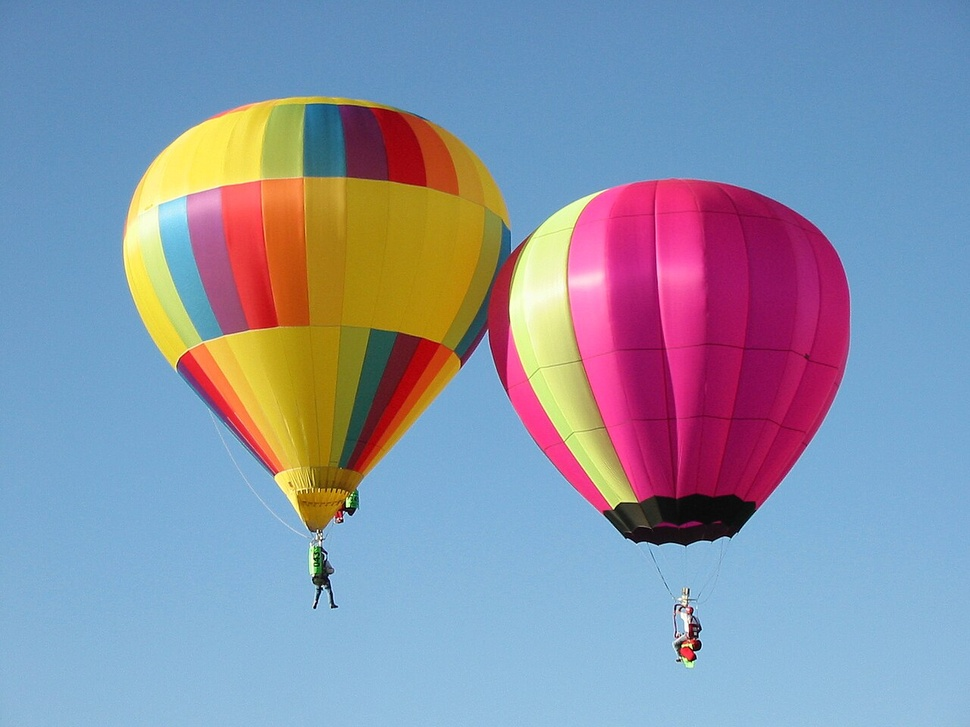
#> input picture Dataset/Cloudhoppers.jpg, 970 x 727 px, shrunk from 1280 x 960 before the run, found by its file name
$ python 'First-Principles Histogram Matching.py'
#> lines starting #> are read from the running program, lines starting #| are printed output that depends on the picture
import cv2
import numpy as np
import matplotlib.pyplot as plt
import os

# =========================================================
# PATHS
# =========================================================

source1_path = r"C:\Users\yoges\Downloads\Cloudhoppers.jpg"
source2_path = r"C:\Users\yoges\Downloads\Cloudhoppers.jpg"

output_folder = r"C:\Users\yoges\Downloads\Histogram_Matching_Outputs"
os.makedirs(output_folder, exist_ok=True)


# =========================================================
# LOAD IMAGE
# =========================================================

reference = cv2.imread(
    source1_path,
    cv2.IMREAD_GRAYSCALE
)
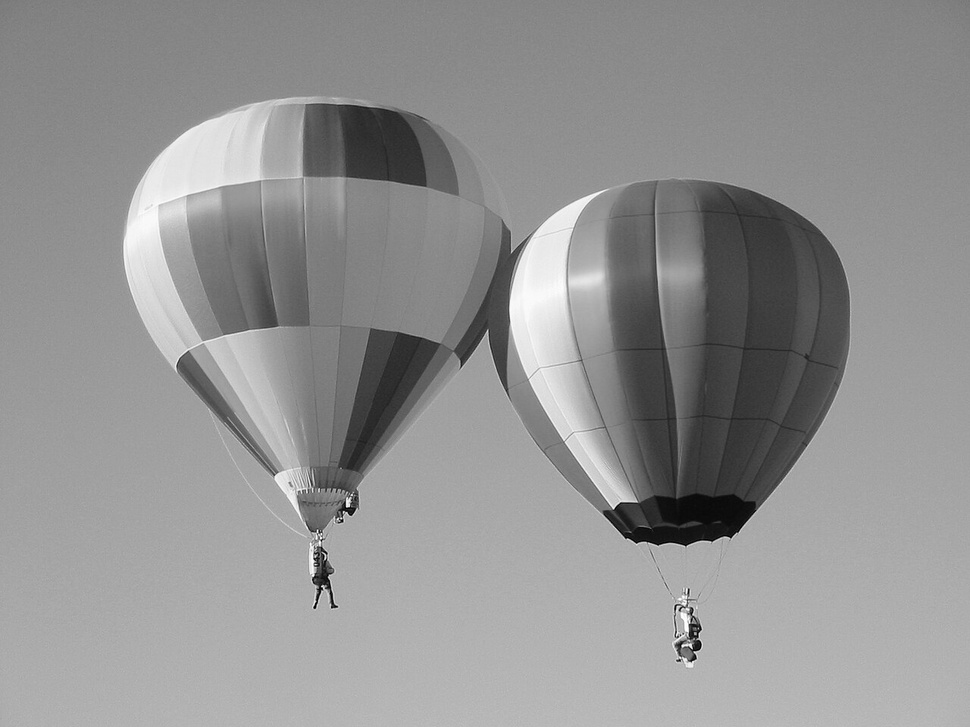
#> reference: shape (727, 970); min 0, max 255, mean 146.2

source1 = cv2.imread(
    source1_path,
    cv2.IMREAD_GRAYSCALE
)

source2 = cv2.imread(
    source2_path,
    cv2.IMREAD_GRAYSCALE
)

if reference is None or source1 is None or source2 is None:
    print("Error loading image!")
    exit()


# =========================================================
# CREATE DIFFERENT EXPOSURES
# =========================================================

# Dark frame
source1 = cv2.convertScaleAbs(
    source1,
    alpha=0.65,
    beta=-30
)
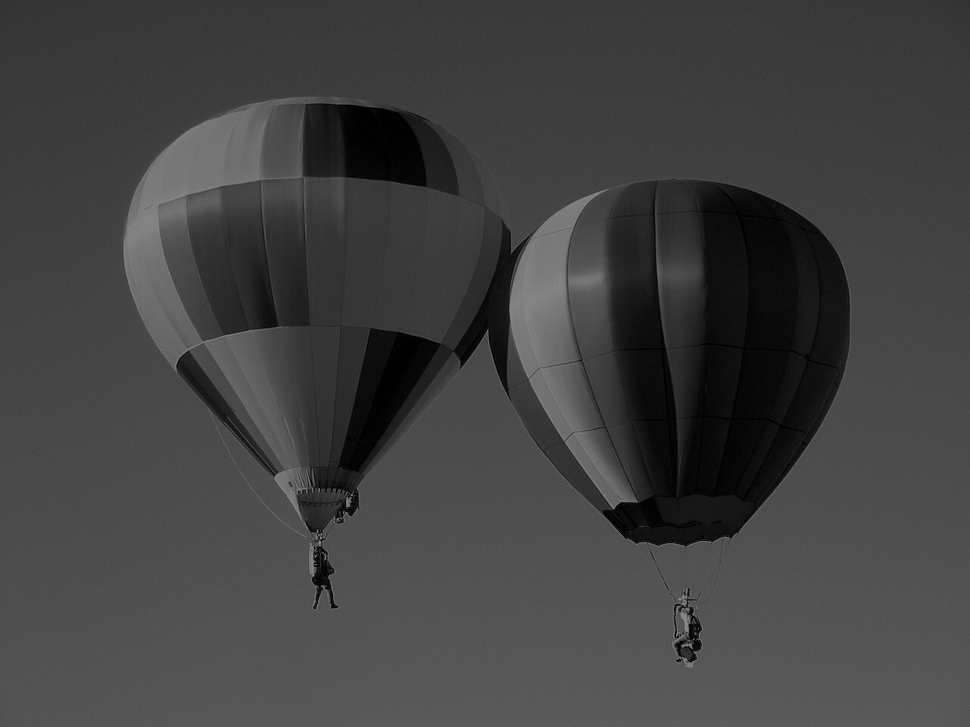
#> source1: shape (727, 970); min 0, max 136, mean 65.3

# Bright frame
source2 = cv2.convertScaleAbs(
    source2,
    alpha=1.25,
    beta=40
)
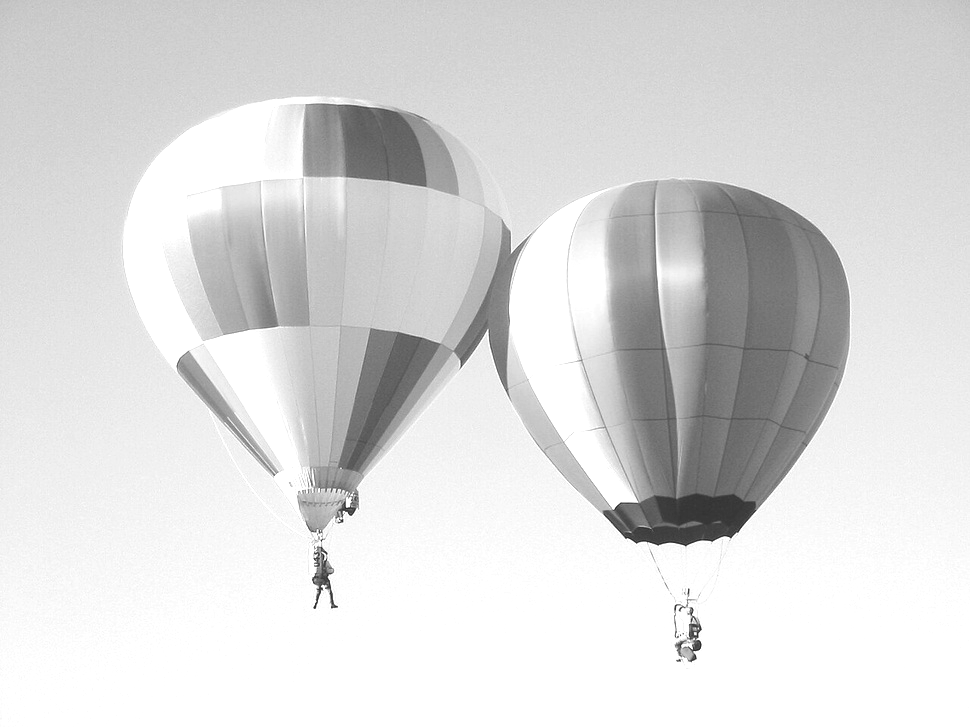
#> source2: shape (727, 970); min 40, max 255, mean 218.6


# =========================================================
# FIRST-PRINCIPLES HISTOGRAM MATCHING
# =========================================================

def histogram_matching(source, reference):

    # Histogram of source
    source_hist = np.bincount(
        source.ravel(),
        minlength=256
    )
#> source_hist = 256 values, max 31562 at index 58, min 0 at index 137, mean 2754.6

    # Histogram of reference
    reference_hist = np.bincount(
        reference.ravel(),
        minlength=256
    )
#> reference_hist = 256 values, max 15875 at index 136, min 12 at index 253, mean 2754.6

    # Normalize histograms
    source_pdf = source_hist / source.size
#> source_pdf = 256 values, max 0.0448 at index 58, min 0 at index 137, mean 0.00391
    reference_pdf = reference_hist / reference.size
#> reference_pdf = 256 values, max 0.0225 at index 136, min 1.7e-05 at index 253, mean 0.00391

    # CDF
    source_cdf = np.cumsum(source_pdf)
#> source_cdf = 256 values from 0.00104 to 1
    reference_cdf = np.cumsum(reference_pdf)
#> reference_cdf = 256 values from 2.98e-05 to 1

    # Mapping
    mapping = np.zeros(256, dtype=np.uint8)

    for source_intensity in range(256):

        source_value = source_cdf[source_intensity]

        # Find reference intensity with closest CDF
        difference = np.abs(
            reference_cdf - source_value
        )

        reference_intensity = np.argmin(
            difference
        )

        mapping[source_intensity] = reference_intensity
#> this loop made 256 passes
#> (source_value, reference_intensity) on passes 1 to 3: (0.00104, 11), (0.00502, 20), (0.00816, 40)
#> after the loop, mapping = 256 values from 11 to 255

    # Apply transformation
    output = mapping[source]

    return output, source_cdf, reference_cdf, mapping


# =========================================================
# MATCH BOTH SOURCES
# =========================================================

matched1, cdf1, ref_cdf, map1 = histogram_matching(
    source1,
    reference
)
#> cdf1 = 256 values from 0.00104 to 1; ref_cdf = 256 values from 2.98e-05 to 1; map1 = 256 values from 11 to 255

matched2, cdf2, ref_cdf, map2 = histogram_matching(
    source2,
    reference
)
#> in histogram_matching (call 2), `source_hist = np.bincount( source.ravel(), minlength=256 )`: source_hist = 256 values, max 175313 at index 255, min 0 at index 0, mean 2754.6
#> in histogram_matching (call 2), `source_pdf = source_hist / source.size`: source_pdf = 256 values, max 0.249 at index 255, min 0 at index 0, mean 0.00391
#> in histogram_matching (call 2), `source_cdf = np.cumsum(source_pdf)`: source_cdf = 256 values from 0 to 1
#> the loop in histogram_matching (call 2), `for source_intensity in range(256): ` made 256 passes
#> (source_value, reference_intensity) on passes 1 to 3: (0, 0), (0, 0), (0, 0)
#> after the loop in histogram_matching (call 2), `for source_intensity in range(256):`: mapping = 256 values from 0 to 255
#> in histogram_matching (call 2), `output = mapping[source]`:
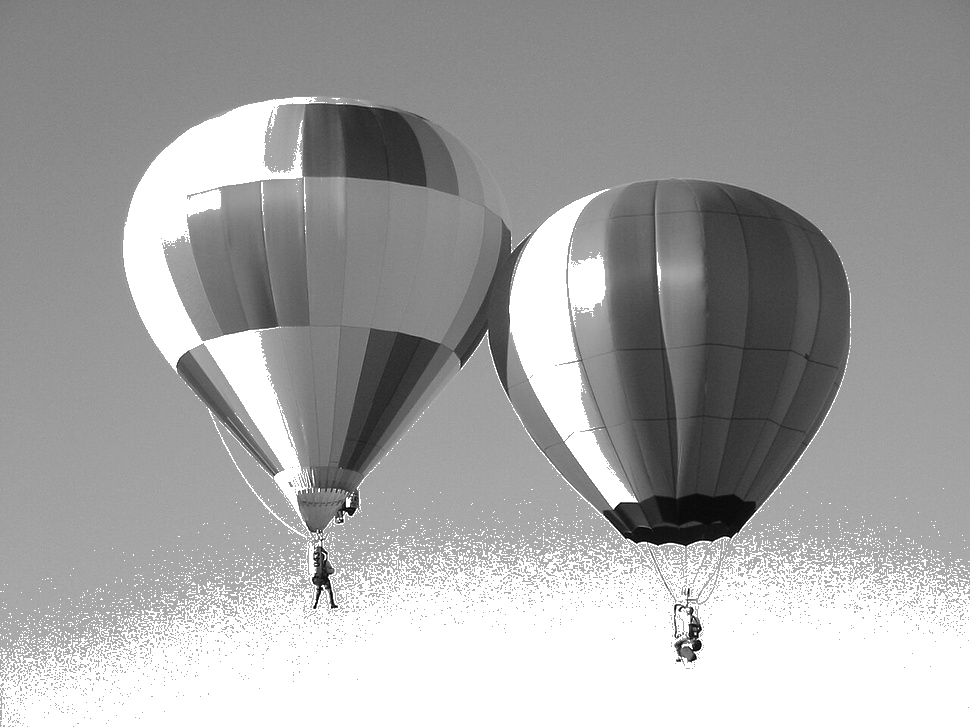
#> output: shape (727, 970); min 0, max 255, mean 163.5
#> cdf2 = 256 values from 0 to 1; map2 = 256 values from 0 to 255


# =========================================================
# SAVE OUTPUTS
# =========================================================

cv2.imwrite(
    os.path.join(output_folder, "reference.jpg"),
    reference
)

cv2.imwrite(
    os.path.join(output_folder, "dark_source.jpg"),
    source1
)

cv2.imwrite(
    os.path.join(output_folder, "bright_source.jpg"),
    source2
)

cv2.imwrite(
    os.path.join(output_folder, "matched_dark.jpg"),
    matched1
)

cv2.imwrite(
    os.path.join(output_folder, "matched_bright.jpg"),
    matched2
)


# =========================================================
# HISTOGRAM FUNCTION
# =========================================================

def get_histogram(image):

    return np.bincount(
        image.ravel(),
        minlength=256
    )


# =========================================================
# DISPLAY RESULTS
# =========================================================

plt.figure(figsize=(14, 8))

plt.subplot(2, 3, 1)
plt.imshow(reference, cmap="gray")
plt.title("Reference")
plt.axis("off")

plt.subplot(2, 3, 2)
plt.imshow(source1, cmap="gray")
plt.title("Dark Source")
plt.axis("off")

plt.subplot(2, 3, 3)
plt.imshow(matched1, cmap="gray")
plt.title("Matched Dark")
plt.axis("off")

plt.subplot(2, 3, 4)
plt.imshow(source2, cmap="gray")
plt.title("Bright Source")
plt.axis("off")

plt.subplot(2, 3, 5)
plt.imshow(matched2, cmap="gray")
plt.title("Matched Bright")
plt.axis("off")

plt.subplot(2, 3, 6)
plt.imshow(reference, cmap="gray")
plt.title("Target Reference")
plt.axis("off")

plt.tight_layout()
plt.savefig(
    os.path.join(
        output_folder,
        "histogram_matching_images.png"
    ),
    dpi=300
)

plt.show()


# =========================================================
# HISTOGRAM COMPARISON
# =========================================================

plt.figure(figsize=(12, 7))

plt.plot(
    get_histogram(reference),
    label="Reference"
)

plt.plot(
    get_histogram(source1),
    label="Dark Source"
)

plt.plot(
    get_histogram(matched1),
    label="Matched Dark"
)

plt.plot(
    get_histogram(source2),
    label="Bright Source"
)

plt.plot(
    get_histogram(matched2),
    label="Matched Bright"
)

plt.xlabel("Intensity")
plt.ylabel("Frequency")
plt.title("Histogram Matching")
plt.legend()

plt.savefig(
    os.path.join(
        output_folder,
        "histogram_comparison.png"
    ),
    dpi=300
)
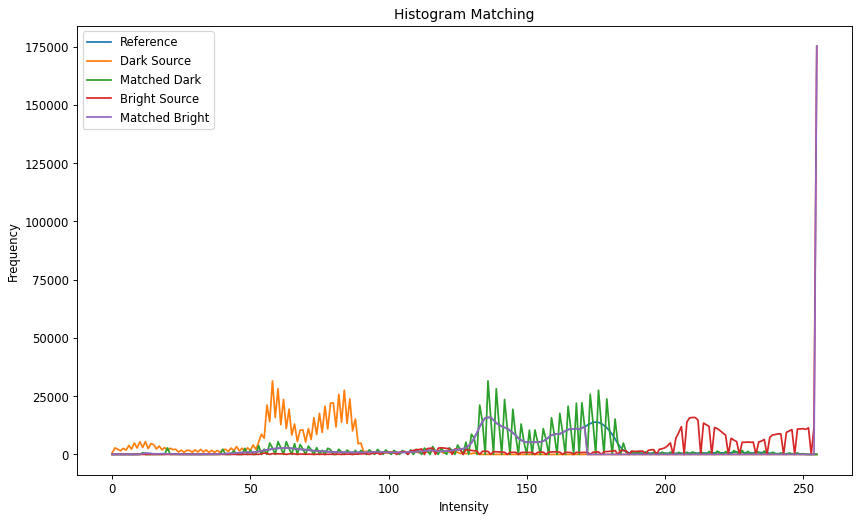
#> figure drawn by matplotlib, 1 panel; curve peaks at x = 136, y = 15875; curve peaks at x = 58, y = 31562; curve peaks at x = 136, y = 31562

plt.show()


# =========================================================
# CDF COMPARISON
# =========================================================

def calculate_cdf(image):

    hist = get_histogram(image)
#> hist has the same summary as reference_hist in histogram_matching

    pdf = hist / image.size
#> pdf has the same summary as reference_pdf in histogram_matching

    return np.cumsum(pdf)


plt.figure(figsize=(12, 7))

plt.plot(
    calculate_cdf(reference),
    label="Reference CDF"
)

plt.plot(
    calculate_cdf(source1),
    label="Dark Source CDF"
)

plt.plot(
    calculate_cdf(matched1),
    label="Matched Dark CDF"
)

plt.plot(
    calculate_cdf(source2),
    label="Bright Source CDF"
)

plt.plot(
    calculate_cdf(matched2),
    label="Matched Bright CDF"
)

plt.xlabel("Intensity")
plt.ylabel("CDF")
plt.title("CDF Comparison")
plt.legend()

plt.savefig(
    os.path.join(
        output_folder,
        "cdf_comparison.png"
    ),
    dpi=300
)
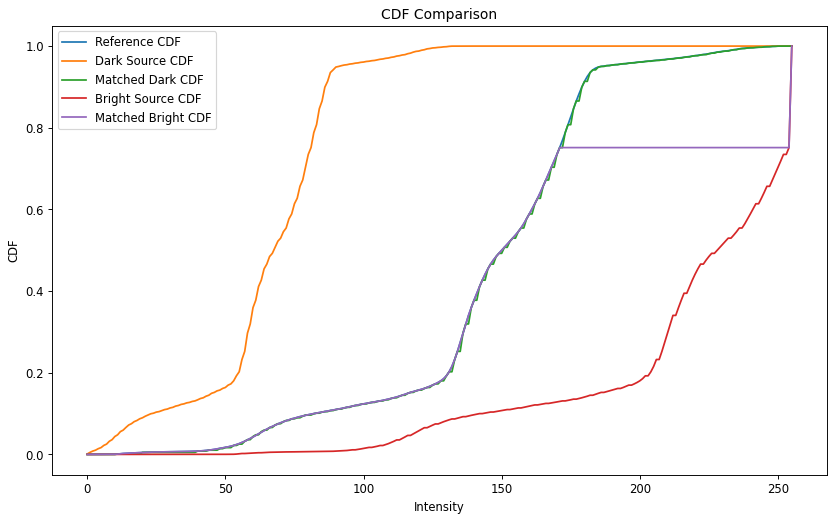
#> figure drawn by matplotlib, 1 panel; curve peaks at x = 255, y = 1; curve peaks at x = 136, y = 1; curve peaks at x = 255, y = 1

plt.show()

$ run again, with DVP/Dataset/Lab 1/sample.ppm saved as Dataset/Cloudhoppers.jpg
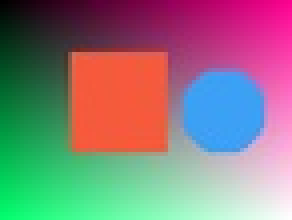
#> input picture DVP/Dataset/Lab 1/sample.ppm, 73 x 55 px, shrunk from 96 x 72 before the run, found by its file name (shown 4 times larger)
#> source_hist = 256 values, max 520 at index 56, min 0 at index 136, mean 15.68
#> reference_hist = 256 values, max 431 at index 133, min 0 at index 2, mean 15.68
#> source_pdf = 256 values, max 0.13 at index 56, min 0 at index 136, mean 0.00391
#> reference_pdf = 256 values, max 0.107 at index 133, min 0 at index 2, mean 0.00391
#> source_cdf = 256 values from 0.00349 to 1
#> reference_cdf = 256 values from 0.000249 to 1
#> the loop in histogram_matching, `for source_intensity in range(256): ` made 256 passes
#> (source_value, reference_intensity) on passes 1 to 3: (0.00349, 8), (0.0154, 19), (0.0249, 25)
#> after the loop in histogram_matching, `for source_intensity in range(256):`: mapping = 256 values from 8 to 254
#> cdf1 = 256 values from 0.00349 to 1; ref_cdf = 256 values from 0.000249 to 1; map1 = 256 values from 8 to 254
#> source_hist = 256 values, max 868 at index 255, min 0 at index 0, mean 15.68
#> source_pdf = 256 values, max 0.216 at index 255, min 0 at index 0, mean 0.00391
#> source_cdf = 256 values from 0 to 1
#> the loop in histogram_matching (call 2), `for source_intensity in range(256): ` made 256 passes
#> (source_value, reference_intensity) on passes 1 to 3: (0, 0), (0, 0), (0, 0)
#> after the loop in histogram_matching (call 2), `for source_intensity in range(256):`: mapping = 256 values from 0 to 254
#> in histogram_matching (call 2), `output = mapping[source]`:
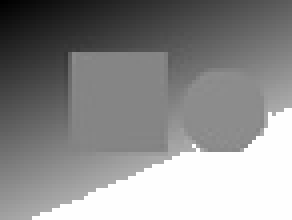
#> output: shape (55, 73) (shown 4 times larger); min 0, max 254, mean 140.4
#> cdf2 = 256 values from 0 to 1; map2 = 256 values from 0 to 254
#> hist has the same summary as reference_hist in histogram_matching
#> pdf has the same summary as reference_pdf in histogram_matching
#> `plt.savefig( os.path.join( output_folder, "cdf_comparison.png" ), dpi=..`:
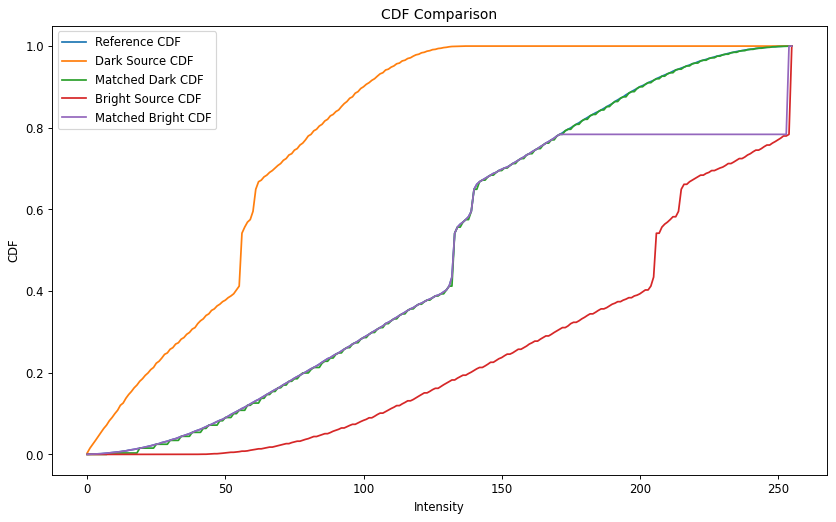
#> figure drawn by matplotlib, 1 panel; curve peaks at x = 254, y = 1; curve peaks at x = 135, y = 1; curve peaks at x = 254, y = 1
